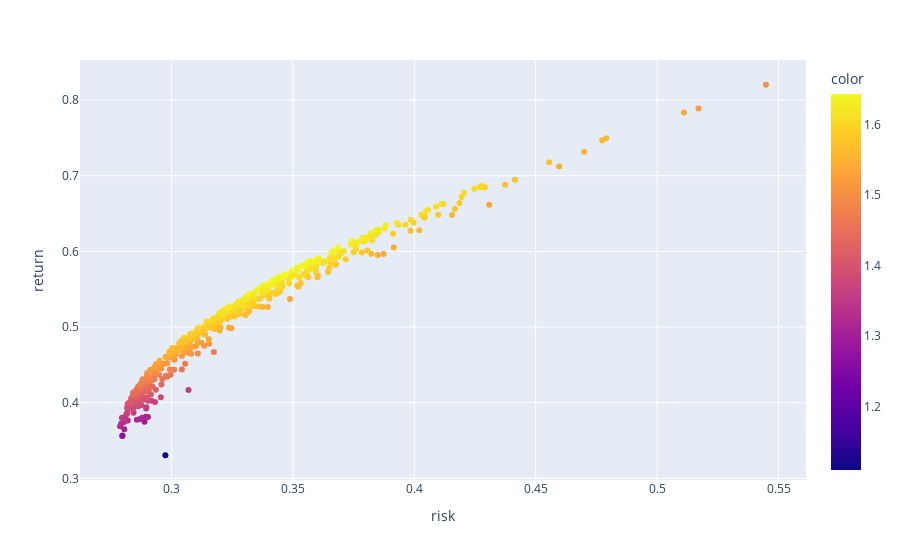

The cell this chart's notebook holds for it:
### Code cell
px.scatter(data_nueva, x='risk', y='return', color=p_sharpe)

### Figure 1 — Plotly figure (JSON) as saved in the notebook; plotly's stock layout.template omitted (floating-point values rounded to 4 significant figures; data arrays with more than 128 entries replaced by an {"elided": "..."} marker saying what was removed)
{"data": [{"hovertemplate": "risk=%{x}<br>return=%{y}<br>color=%{marker.color}<extra></extra>", "legendgroup": "", "marker": {"color": {"elided": "500 float values"}, "coloraxis": "coloraxis", "symbol": "circle"}, "mode": "markers", "name": "", "orientation": "v", "showlegend": false, "type": "scatter", "x": {"elided": "500 float values"}, "xaxis": "x", "y": {"elided": "500 float values"}, "yaxis": "y"}], "layout": {"coloraxis": {"colorbar": {"title": {"text": "color"}}, "colorscale": [[0, "#0d0887"], [0.1111, "#46039f"], [0.2222, "#7201a8"], [0.3333, "#9c179e"], [0.4444, "#bd3786"], [0.5556, "#d8576b"], [0.6667, "#ed7953"], [0.7778, "#fb9f3a"], [0.8889, "#fdca26"], [1, "#f0f921"]]}, "legend": {"tracegroupgap": 0}, "margin": {"t": 60}, "xaxis": {"anchor": "y", "domain": [0, 1], "title": {"text": "risk"}}, "yaxis": {"anchor": "x", "domain": [0, 1], "title": {"text": "return"}}}}
